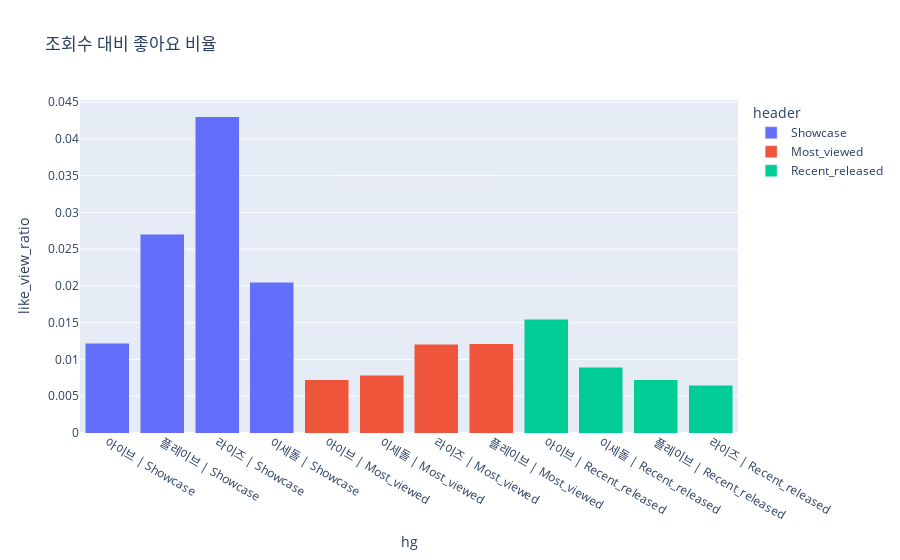

Notebook cell for this chart:
### Code cell
# Visualization : 팬 인게이지먼트 시각화 (조회수 대비 댓글 순) (좋댓구알)

# 상관관계 확인
print("두 지표의 상관계수 :", inst2.corr(numeric_only=True)['comment_view_ratio']['like_view_ratio'])

pd.options.plotting.backend = "plotly"
inst2.plot.bar(x='hg', y='like_view_ratio', color = 'header', 
           title='조회수 대비 좋아요 비율',
           barmode='stack')

### Figure 1 — Plotly figure (JSON) as saved in the notebook; plotly's stock layout.template omitted (floating-point values rounded to 4 significant figures)
{"data": [{"hovertemplate": "header=Showcase<br>hg=%{x}<br>like_view_ratio=%{y}<extra></extra>", "legendgroup": "Showcase", "marker": {"color": "#636efa", "pattern": {"shape": ""}}, "name": "Showcase", "orientation": "v", "showlegend": true, "textposition": "auto", "type": "bar", "x": ["아이브 | Showcase", "플레이브 | Showcase", "라이즈 | Showcase", "이세돌 | Showcase"], "xaxis": "x", "y": [0.01219, 0.02701, 0.04303, 0.02049], "yaxis": "y"}, {"hovertemplate": "header=Most_viewed<br>hg=%{x}<br>like_view_ratio=%{y}<extra></extra>", "legendgroup": "Most_viewed", "marker": {"color": "#EF553B", "pattern": {"shape": ""}}, "name": "Most_viewed", "orientation": "v", "showlegend": true, "textposition": "auto", "type": "bar", "x": ["아이브 | Most_viewed", "이세돌 | Most_viewed", "라이즈 | Most_viewed", "플레이브 | Most_viewed"], "xaxis": "x", "y": [0.007227, 0.007849, 0.01208, 0.01216], "yaxis": "y"}, {"hovertemplate": "header=Recent_released<br>hg=%{x}<br>like_view_ratio=%{y}<extra></extra>", "legendgroup": "Recent_released", "marker": {"color": "#00cc96", "pattern": {"shape": ""}}, "name": "Recent_released", "orientation": "v", "showlegend": true, "textposition": "auto", "type": "bar", "x": ["아이브 | Recent_released", "이세돌 | Recent_released", "플레이브 | Recent_released", "라이즈 | Recent_released"], "xaxis": "x", "y": [0.01544, 0.008918, 0.007275, 0.006499], "yaxis": "y"}], "layout": {"barmode": "stack", "legend": {"title": {"text": "header"}, "tracegroupgap": 0}, "title": {"text": "조회수 대비 좋아요 비율"}, "xaxis": {"anchor": "y", "domain": [0, 1], "title": {"text": "hg"}}, "yaxis": {"anchor": "x", "domain": [0, 1], "title": {"text": "like_view_ratio"}}}}
